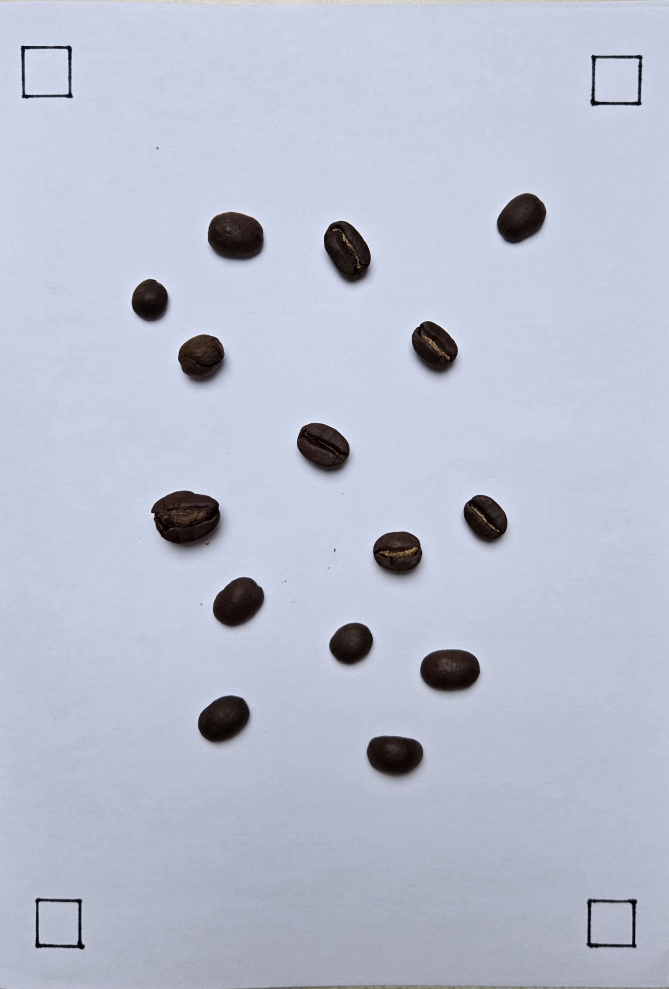
#> input picture notebooks/data/roasted_coffee_bean_sizing.jpg, 2006 x 2966 px (shown at 1/3 size)
$ jupyter execute --allow-errors fragment_analysis.ipynb   (shell and % lines are left out)
#> lines starting #> are read from the running program, lines starting #| are printed output that depends on the picture; after the words box and inside, x2 and y2 are one past the last pixel; in counts of white or black regions, pixels touching at a corner belong together
[cell 1]
import logging
import cv2
import numpy as np
from skimage.measure import regionprops, label
import matplotlib.pyplot as plt

class ParticleSizeAnalysis(object):
    def __init__(self, image_file, small_fragments=False, verbose=False):
#> call 2 of __init__, with image_file = 'data/roasted_coffee_bean_sizing.jpg', small_fragments = False, verbose = False
#> in __init__, self.image is the input picture: shape (2966, 2006, 3); mean B, G, R 208, 191.1, 185.5
#> in __init__ (call 2), `else: _, self.thresh = cv2.threshold(self.gray, 120, 255, cv2.THRESH_B..`:
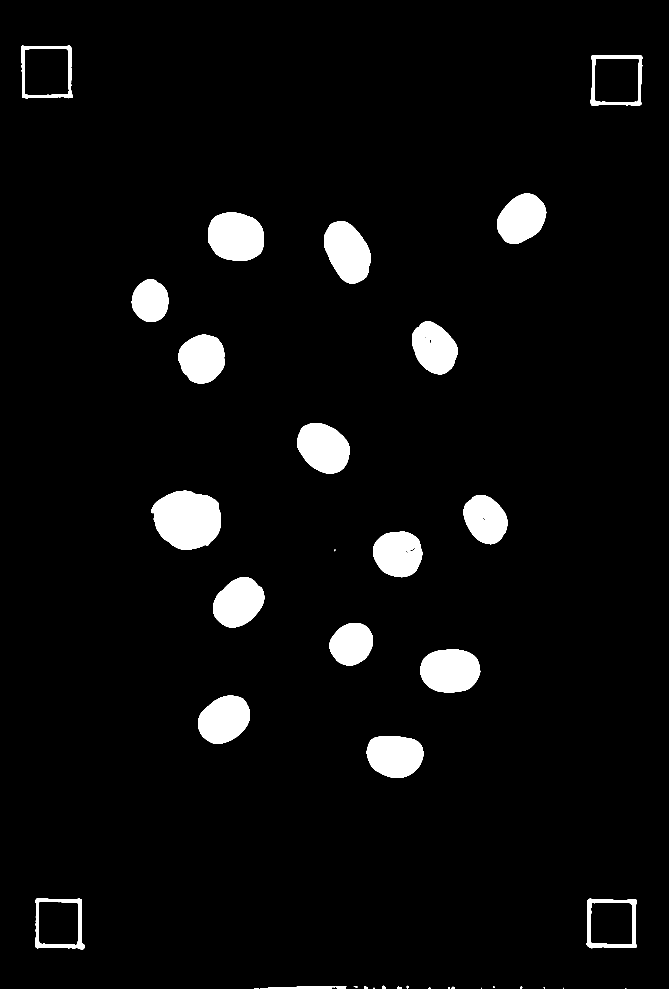
#> self.thresh: shape (2966, 2006) (shown at 1/3 size); 4.7% white; 38 white regions (10 under 20 px)
#> in __init__ (call 2), `self.contours, _ = cv2.findContours(self.thresh, cv2.RETR_EXTERNAL, cv..`: self.contours = 38 contours, 10 with area under 20; largest, box (x1, y1, x2, y2) and area: (454, 1472, 663, 1649) 28137, (63, 137, 219, 296) 22646, (1771, 165, 1928, 318) 21863, (1759, 2696, 1911, 2845) 20548, (106, 2694, 255, 2848) 20046
        self.small_fragments_expected = small_fragments
        self.verbose = verbose

        # Load image
        self.image_file = image_file
        self.image = cv2.imread(image_file)

        self.gray = cv2.cvtColor(self.image, cv2.COLOR_BGR2GRAY)
        if not small_fragments:
            self.gray = cv2.GaussianBlur(self.gray, (7, 7), 0) #pyimagesearch

        # Apply thresholding to detect contours
        if small_fragments:
            # Apply adaptive thresholding (better for variable lighting)
            self.thresh = cv2.adaptiveThreshold(self.gray, 255, cv2.ADAPTIVE_THRESH_GAUSSIAN_C, cv2.THRESH_BINARY_INV, 31, 10)
        else: _, self.thresh = cv2.threshold(self.gray, 120, 255, cv2.THRESH_BINARY_INV)


        self.contours, _ = cv2.findContours(self.thresh, cv2.RETR_EXTERNAL, cv2.CHAIN_APPROX_SIMPLE)
        # Find contours with full hierarchy (detects nested structures)
        #contours, _ = cv2.findContours(thresh, cv2.RETR_TREE, cv2.CHAIN_APPROX_SIMPLE)

        self.calibrate()
        self.calculate_sizes()

    def calibrate(self):
        # Find squares based on shape properties
        self.square_centers = {}
        self.other_contours = []
        for cnt in self.contours:
            approx = cv2.approxPolyDP(cnt, 0.02 * cv2.arcLength(cnt, True), True)
            if len(approx) == 4:  # Detect quadrilateral shapes
                x, y, w, h = cv2.boundingRect(approx)
                aspect_ratio = float(w) / h
                if 0.9 < aspect_ratio < 1.1:  # Ensure square-like dimensions
                    self.square_centers[(x + w // 2, y + h // 2)] = (w,h)
            else:
                self.other_contours.append(cnt)
#> this loop made 38 passes
#> (approx, x, y, w, h, aspect_ratio) on passes 4, 19, 20, 37, 38: ([[1444, 2963], [1443, 2964], [1443, 2965], [1444, 2965]], 1443, 2963, 2, 3, 0.667), ([[1766, 2697], [1761, 2836], [1908, 2842], [1910, 2701]], 1761, 2697, 150, 146, 1.03), ([[109, 2696], [106, 2840], [249, 2847], [245, 2700]], 106, 2696, 144, 152, 0.947), ([[1777, 165], [1775, 316], [1922, 314], [1925, 168]], 1775, 165, 151, 152, 0.993), ([[64, 138], [67, 293], [216, 293], [212, 140]], 64, 138, 153, 156, 0.981)
#> approx on passes 1, 2, 13: [[1876, 2965], [1878, 2965]], [[763, 2965], [775, 2965]], [[997, 2960], [780, 2965]]
#> after the loop, self.other_contours = 33 contours, 9 with area under 20; largest, box (x1, y1, x2, y2) and area: (454, 1472, 663, 1649) 28137, (624, 636, 791, 782) 19692, (1261, 1949, 1441, 2078) 18700, (972, 663, 1112, 851) 18528, (891, 1269, 1049, 1421) 17706; self.square_centers = {(1836, 2770): (150, 146), (178, 2772): (144, 152), (1850, 241): (151, 152), (140, 216): (153, 156)}

        # Ensure exactly 4 calibration squares detected
        if len(self.square_centers) != 4:
            logging.warning("Error: Could not reliably detect all 4 calibration squares.")


        # Sort squares into top-left, top-right, bottom-left, bottom-right
        square_centers_sorted = sorted(self.square_centers, key=lambda p: (p[1], p[0]))
#> square_centers_sorted = [(140, 216), (1850, 241), (1836, 2770), (178, 2772)]
        self.top_left, self.top_right = square_centers_sorted[:2]
#> self.top_left = (140, 216); self.top_right = (1850, 241)
        self.bottom_left, self.bottom_right = square_centers_sorted[-2:]
#> self.bottom_left = (1836, 2770); self.bottom_right = (178, 2772)

        # Compute mm-per-pixel ratios using known 1 cm reference
        self.horizontal_scale_tl = 10 / self.square_centers[self.top_left][0]
#> self.horizontal_scale_tl = 0.0654
        self.vertical_scale_tl = 10 / self.square_centers[self.top_left][1]
#> self.vertical_scale_tl = 0.0641
        self.horizontal_scale_tr = 10 / self.square_centers[self.top_right][0]
#> self.horizontal_scale_tr = 0.0662
        self.vertical_scale_tr = 10 / self.square_centers[self.top_right][1]
#> self.vertical_scale_tr = 0.0658
        self.horizontal_scale_bl = 10 / self.square_centers[self.bottom_left][0]
#> self.horizontal_scale_bl = 0.0667
        self.vertical_scale_bl = 10 / self.square_centers[self.bottom_left][1]
#> self.vertical_scale_bl = 0.0685
        self.horizontal_scale_br = 10 / self.square_centers[self.bottom_right][0]
#> self.horizontal_scale_br = 0.0694
        self.vertical_scale_br = 10 / self.square_centers[self.bottom_right][1]
#> self.vertical_scale_br = 0.0658
        self.horizontal_scale = (self.horizontal_scale_tl+self.horizontal_scale_tr+self.horizontal_scale_bl+self.horizontal_scale_br)/4 # mean
#> self.horizontal_scale = 0.0669
        self.vertical_scale = (self.vertical_scale_tl+self.vertical_scale_tr+self.vertical_scale_bl+self.vertical_scale_br)/4 # mean
#> self.vertical_scale = 0.066

    # Convert scale factors into distortion correction model
    def local_scale(self, x, y):
        """Compute mm-per-pixel correction based on distance to reference squares."""
        weights = [
            1 / np.linalg.norm(np.array([x, y]) - np.array(self.top_left)),
            1 / np.linalg.norm(np.array([x, y]) - np.array(self.top_right)),
            1 / np.linalg.norm(np.array([x, y]) - np.array(self.bottom_left)),
            1 / np.linalg.norm(np.array([x, y]) - np.array(self.bottom_right)),
        ]
        weights = np.array(weights) / np.sum(weights)  # Normalize weights
        return (
            (self.horizontal_scale_tl * weights[0] + self.horizontal_scale_tr * weights[1] + self.horizontal_scale_bl * weights[2] + self.horizontal_scale_br * weights[3])*
            (self.vertical_scale_tl * weights[0] + self.vertical_scale_tr * weights[1] + self.vertical_scale_bl * weights[2] + self.vertical_scale_br * weights[3])
        )

    def calculate_sizes(self):
        # Detect objects within the main region
        #thresh[thresh == 255] = 0  # Remove calibration squares
        objects = label(self.thresh)
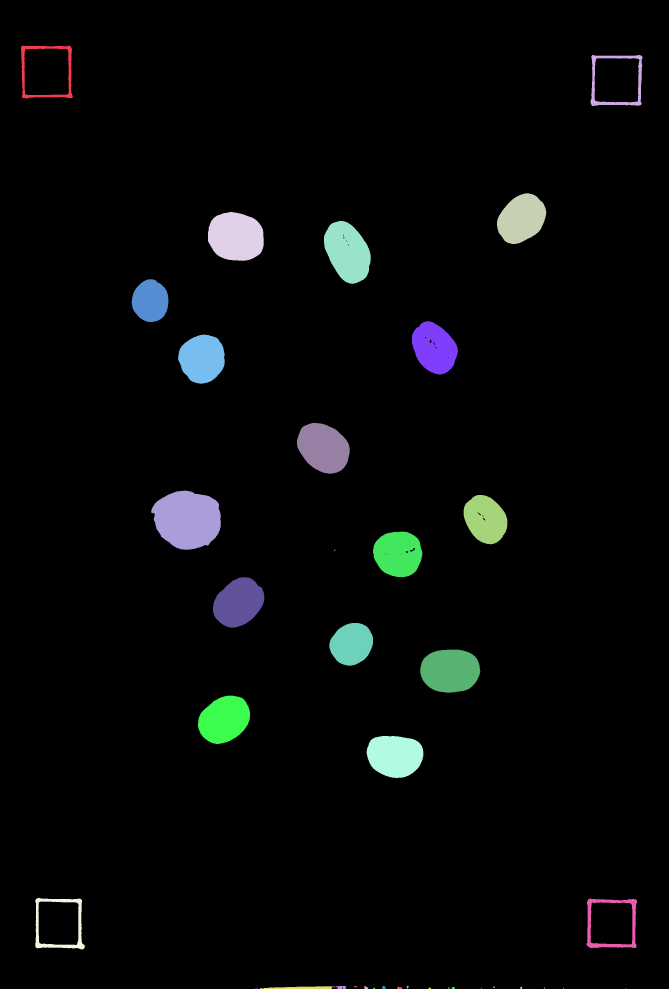
#> objects: shape (2966, 2006) int64 (shown at 1/3 size); 39 distinct labels, from 0 to 38; one colour per label, 0 black
        props = regionprops(objects)
#> props = 38 regions; largest, box (x1, y1, x2, y2) and area: (454, 1472, 663, 1649) 28421, (624, 636, 791, 782) 19926, (1261, 1949, 1441, 2078) 18929, (972, 663, 1112, 851) 18727, (891, 1269, 1049, 1421) 17922

        # Measure objects with distortion-aware calibration
        self.fragment_sizes = []
        for i, region in enumerate(props):
            center_x, center_y = region.centroid
            if (center_x,center_y) in self.square_centers:
                print('Reference region')
            scale_factor = self.local_scale(center_x, center_y)
            area_mm2 = region.area * scale_factor
            self.fragment_sizes.append(area_mm2)
            if self.verbose:
                print(f"Fragment {i + 1}: {area_mm2:.2f} mm²")

            # Put area on object
            cv2.putText(
                self.image, "{:.1f}mm2".format(area_mm2),
        		(int(region.centroid[1]), int(region.centroid[0])), cv2.FONT_HERSHEY_SIMPLEX,
        		0.65, (255, 255, 255), 2
            )

            # Get bounding box coordinates (min row, min col, max row, max col)
            minr, minc, maxr, maxc = region.bbox
            cv2.rectangle(self.image, (minc, minr), (maxc, maxr), (0, 255, 255), 2)  # Draw yellow box
#> this loop made 38 passes
#> (center_x, center_y, weights in local_scale, scale_factor, area_mm2, minr, minc, maxr) on passes 1 to 8: (212.2, 139.6, [0.879, 0.0563, 0.0299, 0.0351], 0.00422, 20.49, 137, 63, 296), (242.8, 1849.1, [0.228, 0.164, 0.203, 0.404], 0.00445, 23.01, 165, 1771, 318), (655.9, 1564.3, [0.265, 0.214, 0.227, 0.294], 0.00442, 71.44, 580, 1491, 732), (709.8, 707.3, [0.438, 0.267, 0.14, 0.155], 0.00434, 86.58, 636, 624, 782), (755.7, 1042.2, [0.353, 0.268, 0.179, 0.2], 0.00438, 81.96, 663, 972, 851), (902.6, 450.7, [0.405, 0.333, 0.129, 0.133], 0.00434, 47.4, 838, 395, 966), (1043.9, 1302.8, [0.268, 0.284, 0.227, 0.222], 0.00441, 68.79, 964, 1236, 1124), (1075.5, 606, [0.327, 0.387, 0.144, 0.141], 0.00436, 68.9, 1004, 534, 1151)
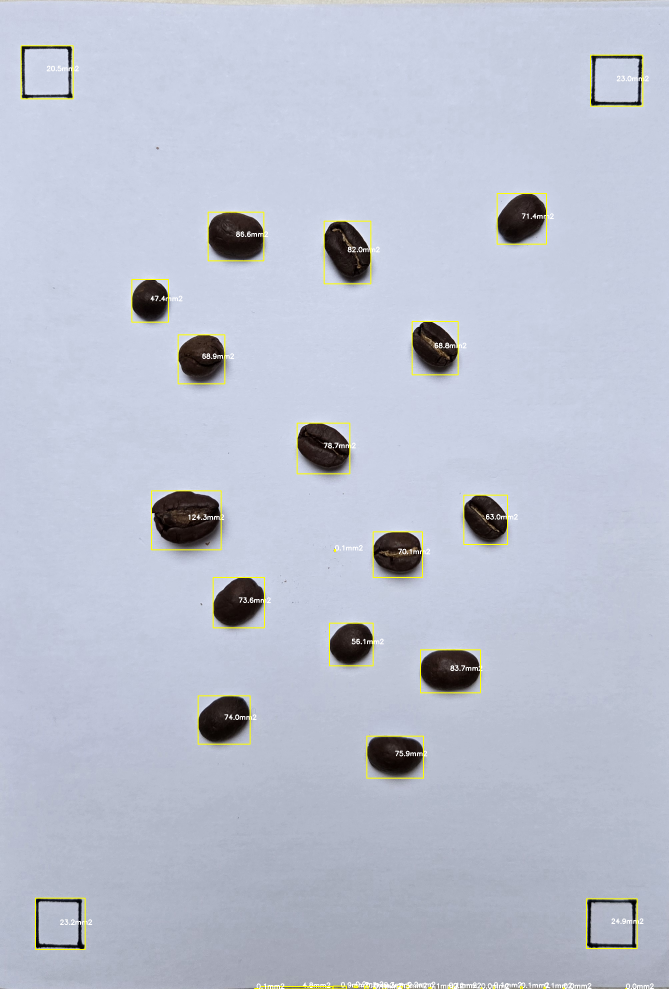
#> self.image: shape (2966, 2006, 3) (shown at 1/3 size); mean B, G, R 207.2, 192, 186.4
#> after the loop, self.fragment_sizes = 38 values, max 124.3 at index 9, min 0.0133 at index 37, mean 32.21

    def show_image(self, native=False):
        # Show detected objects and calibration squares
#> called with native = False
        cv2.drawContours(self.image, self.contours, -1, (0, 255, 0), 2)
        for x, y in self.square_centers:
            cv2.circle(self.image, (x, y), 5, (255, 0, 0), -1)
#> this loop made 4 passes

        if native:
            cv2.namedWindow("Processed Image", cv2.WINDOW_NORMAL)
            cv2.resizeWindow("Processed Image", 800, 600)
            cv2.imshow("Processed Image", self.image)
            cv2.waitKey(0)
            cv2.destroyAllWindows()
        else:
            # Convert BGR image (OpenCV default) to RGB for proper display in Matplotlib
            image_rgb = cv2.cvtColor(self.image, cv2.COLOR_BGR2RGB)
            plt.figure(figsize=(8, 6))
            plt.imshow(image_rgb)
            plt.axis("off")  # Hide axes for cleaner visualization
            plt.title("Processed Image")
            plt.show()

    def show_histogram(self, filter_smaller=False, filter_larger=False, bins='auto'):
#> called with filter_smaller = False, filter_larger = 85, bins = 'auto'
        fragment_sizes = self.fragment_sizes
#> fragment_sizes has the same summary as self.fragment_sizes in calculate_sizes
        if filter_smaller:
            fragment_sizes = list(filter(lambda x: x>filter_smaller, fragment_sizes))
        if filter_larger:
            fragment_sizes = list(filter(lambda x: x<filter_larger, fragment_sizes))
#> fragment_sizes = 36 values, max 83.7 at index 13, min 0.0133 at index 35, mean 28.14
        # Plot fragment size distribution
        plt.figure(figsize=(8, 5))
        plt.hist(fragment_sizes, bins=bins, edgecolor='black', alpha=0.75)
        plt.xlabel("Fragment Size (mm²)")
        plt.ylabel("Frequency")
        plt.title("Fragment Size Distribution")
        plt.grid(True)
        plt.show()
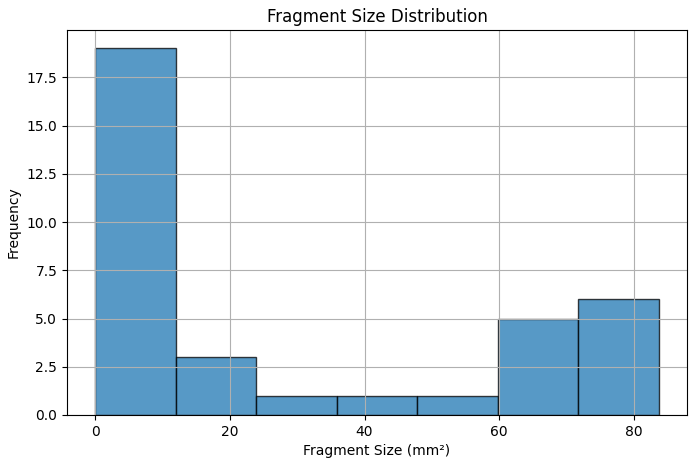
#> figure drawn by matplotlib, 1 panel; tallest bar 19 high, from x = 0.0133 to 11.97

#> (a cell that did not finish here is left out)

[cell 3]
particle_size_analysis = ParticleSizeAnalysis("data/roasted_coffee_bean_sizing.jpg")
particle_size_analysis.show_image()
particle_size_analysis.show_histogram(filter_larger=85)

#> (a cell that did not finish here is left out)
